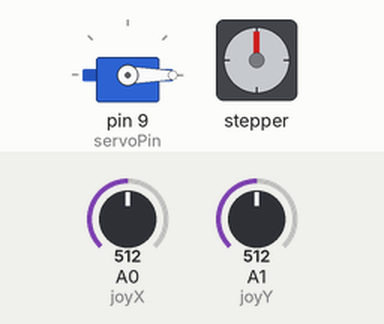
Simulated run of this sketch. Board: Arduino Uno, built with avr-gcc and run on an emulated ATmega328P. Parts: servo, stepper motor. Inputs (shaded band) come from the test bench; at power-on: A0 (joyX) = 512, A1 (joyY) = 512. Stepper angles assume 2048 steps per turn.

Above: at 1.2 s.
1.3 s: A0 (joyX) set to 587
2.8 s: A0 (joyX) set to 607
At 3.49 s:
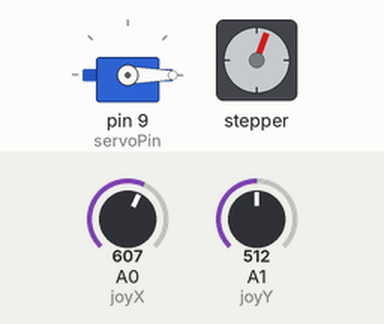
At 4.31 s:
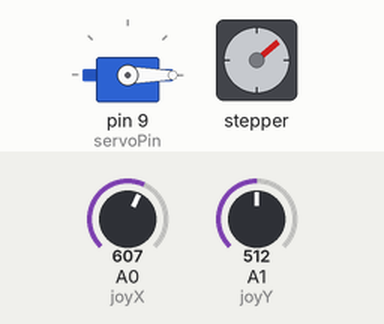
5.8 s: A1 (joyY) set to 417
8.8 s: A1 (joyY) set to 392
At 9.08 s:
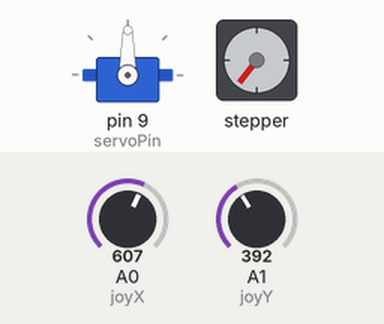
11.8 s: A1 (joyY) set to 590
14.8 s: A1 (joyY) set to 618
At 15.5 s:
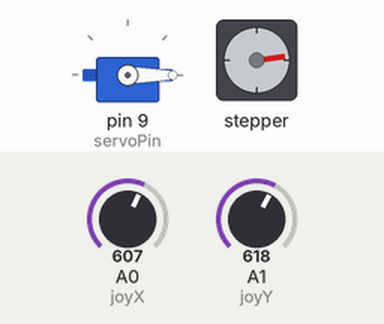
Timing chart, 0 to 21.0 s (numbered marks = the images above; inputs shaded):
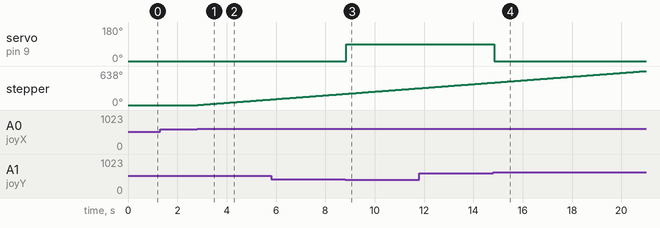

The sketch:

simpleroboticarm.ino
```cpp
#include <Servo.h>
#include <Stepper.h>

// Stepper
const int stepsPerRevolution = 2048;
Stepper stepper(stepsPerRevolution, 2, 4, 3, 5);

// Servo
Servo myServo;
const int servoPin = 9;

// Joystick
const int joyX = A0;
const int joyY = A1;

void setup() {
  myServo.attach(servoPin);
  myServo.write(0);

  stepper.setSpeed(10);
}

void loop() {

  int xValue = analogRead(joyX);
  int yValue = analogRead(joyY);

  // =========================
  // LEFT / RIGHT → STEPPER
  // =========================

  if (xValue < 400) {
    stepper.step(-5);
  }
  else if (xValue > 600) {
    stepper.step(5);
  }

  // =========================
  // UP / DOWN → SERVO
  // =========================

  if (yValue < 400) {
    myServo.write(90);
  }
  else if (yValue > 600) {
    myServo.write(0);
  }

  delay(10);
}
```

Measured:
- the behaviour switches between 600 and 601 on A0 (joyX) (found by bisection; images 0 and 1)
- the behaviour switches between 400 and 399 on A1 (joyY) (found by bisection; images 2 and 3)
- the behaviour switches between 600 and 601 on A1 (joyY) (found by bisection; images 3 and 4)
- after the input at 1.3 s, every drawn part: stays the same
- after the input at 2.8 s, stepper: keeps turning clockwise at about 35°/s, starting at once
- after the input at 8.8 s, servo on pin 9 (servoPin): 0° → 90° at once
- after the input at 14.8 s, servo on pin 9 (servoPin): 90° → 0° at once
